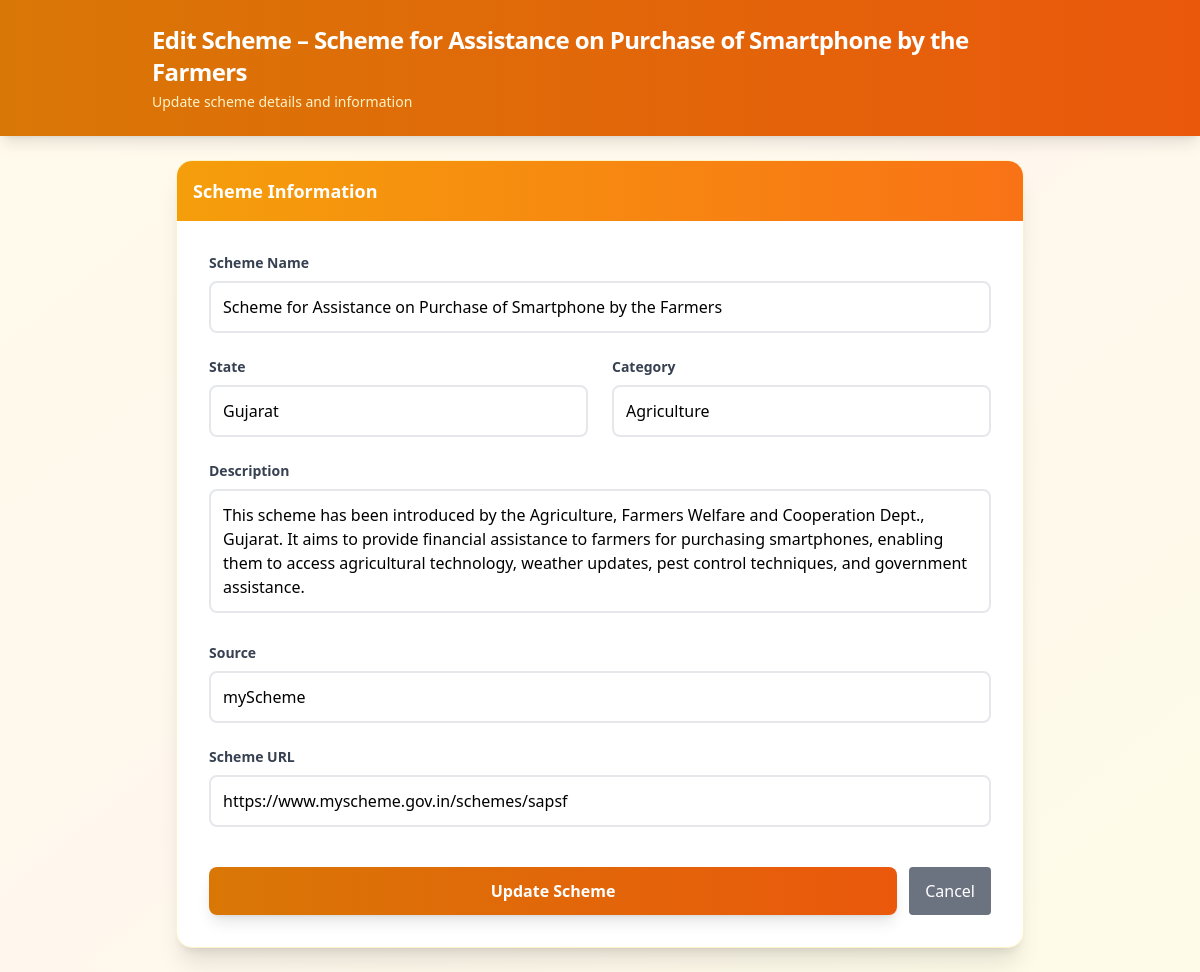
/admin/schemes/edit/25 (signed in), run on the app's committed database.
### models.py (models this page shows)
class Scheme(db.Model):
    __tablename__ = "scheme"
    id = db.Column(db.Integer, primary_key=True)
    scheme_id = db.Column(db.String(50), unique=True, nullable=False)
    name = db.Column(db.String(255), nullable=False)
    scheme_url = db.Column(db.String(500), nullable=False)
    state = db.Column(db.String(100), nullable=True)        # Nagaland
    coverage_type = db.Column(db.String(50), nullable=True) # State / Central
    category = db.Column(db.String(100), nullable=True)     # Agriculture
    tags = db.Column(db.Text, nullable=True)
    scheme_type = db.Column(db.String(100), nullable=True)
    beneficiary_type = db.Column(db.String(100), nullable=True)
    description = db.Column(db.Text, nullable=True)
    ministry = db.Column(db.String(255), nullable=True)
    launch_year = db.Column(db.Integer, nullable=True)
    objective = db.Column(db.Text, nullable=True)
    benefit = db.Column(db.Text, nullable=True)
    eligibility = db.Column(db.Text, nullable=True)
    source = db.Column(db.String(100), default="myScheme")
    content_hash = db.Column(db.String(64), nullable=True)
    last_scraped = db.Column(db.DateTime, nullable=True)
    scrape_status = db.Column(db.String(50), default="pending")
    created_at = db.Column(db.DateTime, default=datetime.utcnow)
    updated_at = db.Column(
        db.DateTime,
        default=datetime.utcnow,
        onupdate=datetime.utcnow
    )

### admin/routes.py (the view, shortened to what this page needs)
@admin_bp.route("/schemes/edit/<int:id>", methods=["GET", "POST"])
@admin_required
def admin_edit_scheme(id):
    scheme = Scheme.query.get_or_404(id)
    return render_template("admin/schemes_edit.html", scheme=scheme)

### admin/routes.py (called while the page is built)
def admin_required(f):
    @wraps(f)
    def wrapper(*args, **kwargs):
        if not session.get("admin_logged_in"):
            return redirect(url_for("admin.admin_login"))
        return f(*args, **kwargs)
    return wrapper

### admin/templates/admin/schemes_edit.html (shortened to what this page needs)
<!DOCTYPE html>
<html lang="en">
<head>
    <script src="https://cdn.tailwindcss.com"></script>
</head>
<body class="bg-gradient-to-br from-amber-50 via-orange-50 to-yellow-50 min-h-screen">
<header class="bg-gradient-to-r from-amber-600 to-orange-600 text-white p-6 shadow-lg">
    <div class="max-w-4xl mx-auto">
        <h1 class="text-2xl font-bold tracking-tight">
            Edit Scheme – {{ scheme.name }}
        </h1>
        <p class="text-amber-100 text-sm mt-1">Update scheme details and information</p>
    </div>
</header>
<div class="p-6 max-w-4xl mx-auto">
    <div class="bg-white shadow-xl rounded-2xl overflow-hidden border border-amber-100">
        <div class="bg-gradient-to-r from-amber-500 to-orange-500 p-4">
            <h2 class="text-white font-semibold text-lg">Scheme Information</h2>
        </div>
        <form method="POST" class="p-8 space-y-6">
            <div class="space-y-2">
                <label class="block text-sm font-semibold text-gray-700">Scheme Name</label>
                <input name="name" value="{{ scheme.name }}" class="w-full border-2 border-gray-200 p-3 rounded-lg focus:border-amber-500 focus:ring-2 focus:ring-amber-200 transition-all outline-none">
            </div>
            <div class="grid grid-cols-1 md:grid-cols-2 gap-6">
                <div class="space-y-2">
                    <label class="block text-sm font-semibold text-gray-700">State</label>
                    <input name="state" value="{{ scheme.state or '' }}" class="w-full border-2 border-gray-200 p-3 rounded-lg focus:border-amber-500 focus:ring-2 focus:ring-amber-200 transition-all outline-none">
                </div>
                <div class="space-y-2">
                    <label class="block text-sm font-semibold text-gray-700">Category</label>
                    <input name="category" value="{{ scheme.category or '' }}" class="w-full border-2 border-gray-200 p-3 rounded-lg focus:border-amber-500 focus:ring-2 focus:ring-amber-200 transition-all outline-none">
                </div>
            </div>
            <div class="space-y-2">
                <label class="block text-sm font-semibold text-gray-700">Description</label>
                <textarea name="description" rows="4" class="w-full border-2 border-gray-200 p-3 rounded-lg focus:border-amber-500 focus:ring-2 focus:ring-amber-200 transition-all outline-none resize-none">{{ scheme.description or '' }}</textarea>
            </div>
            <div class="space-y-2">
                <label class="block text-sm font-semibold text-gray-700">Source</label>
                <input name="source" value="{{ scheme.source }}" class="w-full border-2 border-gray-200 p-3 rounded-lg focus:border-amber-500 focus:ring-2 focus:ring-amber-200 transition-all outline-none">
            </div>
            <div class="space-y-2">
                <label class="block text-sm font-semibold text-gray-700">Scheme URL</label>
                <input name="scheme_url" value="{{ scheme.scheme_url }}" class="w-full border-2 border-gray-200 p-3 rounded-lg focus:border-amber-500 focus:ring-2 focus:ring-amber-200 transition-all outline-none">
            </div>
            <div class="pt-4 flex gap-3">
                <button type="submit" class="flex-1 bg-gradient-to-r from-amber-600 to-orange-600 hover:from-amber-700 hover:to-orange-700 text-white font-semibold px-6 py-3 rounded-lg shadow-lg hover:shadow-xl transition-all duration-200 transform hover:-translate-y-0.5">
                    Update Scheme
                </button>
                <button
  type="button"
  onclick="window.location.href='/admin/schemes'"
  class="px-4 py-2 bg-gray-500 text-white rounded hover:bg-gray-600">
  Cancel
</button>
            </div>
        </form>
    </div>
</div>
</body>
</html>

### data on the page
Scheme: name "Scheme for Assistance on Purchase of Smartphone by the Farmers", state "Gujarat", category "Agriculture", description "This scheme has been introduced by the Agriculture, Farmers Welfare and Cooperation Dept., Gujarat. It aims to provide financial assistance to farmers for purchasing smartphones, enabling them to access agricultural technology, weather updates, pest control techniques, and government assistance.", source "myScheme", scheme_url "https://www.myscheme.gov.in/schemes/sapsf"
